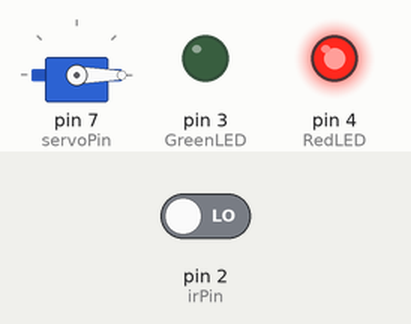
Simulated run of this sketch. Board: Arduino Uno, built with avr-gcc and run on an emulated ATmega328P. On the bench: servo, output pins drawn as LEDs (lit = HIGH). The inputs (shaded band) are chosen by the test bench; at power-on: pin 2 (irPin) LOW.

Above: at 6.8 s.
6.9 s: pin 2 (irPin) driven HIGH
At 9.9 s:
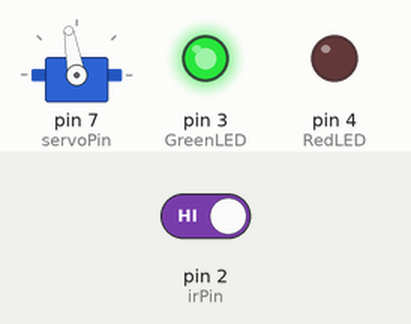
10.8 s: pin 2 (irPin) driven LOW
At 13.3 s:
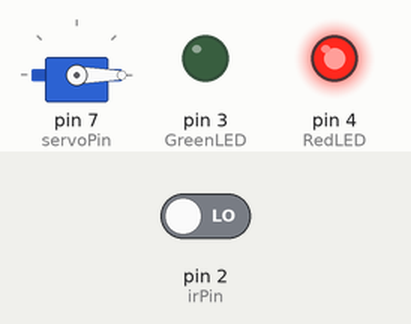
Timing chart, 0 to 14.8 s (numbered marks = the images above; inputs shaded):
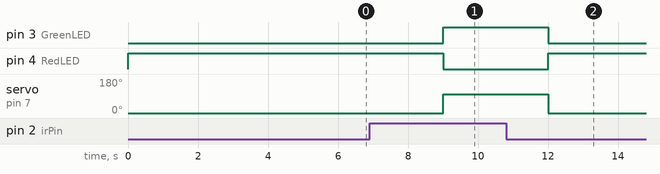

The sketch:

AutomaticGate.ino
```cpp
#include <Servo.h>

const int irPin = 2;
const int servoPin = 7;
const int GreenLED = 3;
const int RedLED = 4;
Servo myservo;

void setup() {
  myservo.attach(servoPin);
  pinMode(irPin, INPUT);
  myservo.write(0);
  pinMode(RedLED, OUTPUT);
  pinMode(GreenLED, OUTPUT);
}

void loop() {
  int irValue = digitalRead(irPin);

  if (irValue == HIGH) {
    myservo.write(100);
    digitalWrite(GreenLED, HIGH);
    digitalWrite(RedLED, LOW);
    delay(3000);
  } else {
    myservo.write(0);
    digitalWrite(GreenLED, LOW);
    digitalWrite(RedLED, HIGH);
    delay(3000);
  }
}
```

Measured:
- after the input at 6.9 s, pin 3 (GreenLED): LOW → HIGH after 2.1 s; pin 4 (RedLED): HIGH → LOW after 2.1 s; servo on pin 7 (servoPin): 0° → 100° after 2.1 s
- after the input at 10.8 s, pin 3 (GreenLED): HIGH → LOW after 1.2 s; pin 4 (RedLED): LOW → HIGH after 1.2 s; servo on pin 7 (servoPin): 100° → 0° after 1.2 s
